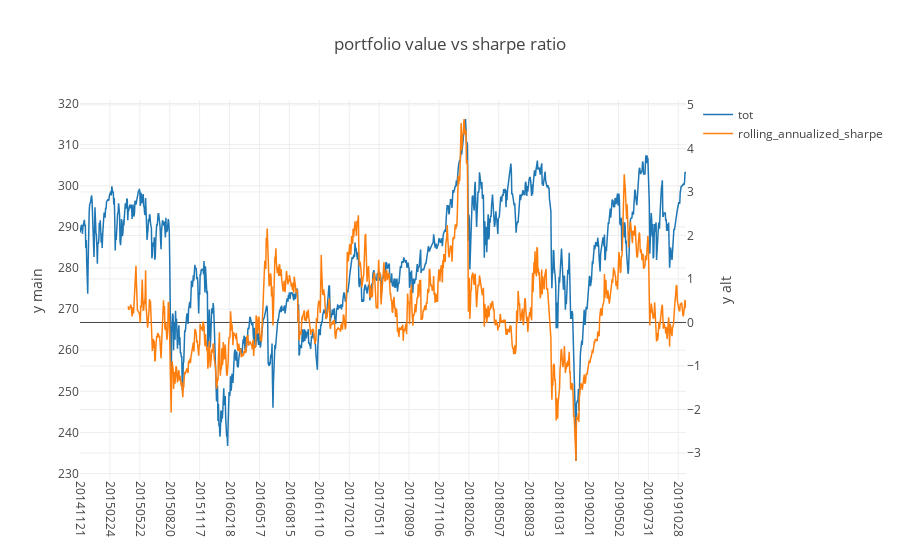

This figure's notebook cell:
### Markdown cell above
### Plot portfolio value and rolling sharpe ratio over whole period

### Code cell
df_to_plot = df_all4[['trade_date','tot','rolling_annualized_sharpe']].copy()
t = 'portfolio value vs sharpe ratio'
p = pu.plotly_pandas(df_to_plot,x_column='trade_date',use_secondary_yaxis=True,plot_title=t)
iplot(p)

### Figure 1 — Plotly figure (JSON) as saved in the notebook; plotly's stock layout.template omitted (floating-point values rounded to 4 significant figures; data arrays with more than 128 entries replaced by an {"elided": "..."} marker saying what was removed)
{"data": [{"line": {"color": "rgba (31, 119, 180, 1)", "dash": "solid", "width": 1.5}, "mode": "lines", "name": "tot", "type": "scatter", "uid": "1258591e-0b9d-11ea-8485-8c859025e7f9", "x": {"elided": "1257 int values"}, "xaxis": "x", "y": {"elided": "1257 float values"}, "yaxis": "y"}, {"line": {"color": "rgba (255, 127, 14, 1)", "dash": "solid", "width": 1.5}, "mode": "lines", "name": "rolling_annualized_sharpe", "type": "scatter", "uid": "12585b34-0b9d-11ea-9ce2-8c859025e7f9", "x": {"elided": "1257 int values"}, "xaxis": "x", "y": {"elided": "1257 float values"}, "yaxis": "y2"}], "layout": {"title": "portfolio value vs sharpe ratio", "xaxis": {"tickangle": 90, "ticktext": [20141121, 20150224, 20150522, 20150820, 20151117, 20160218, 20160517, 20160815, 20161110, 20170210, 20170511, 20170809, 20171106, 20180206, 20180507, 20180803, 20181031, 20190201, 20190502, 20190731, 20191028], "tickvals": [20141121, 20150224, 20150522, 20150820, 20151117, 20160218, 20160517, 20160815, 20161110, 20170210, 20170511, 20170809, 20171106, 20180206, 20180507, 20180803, 20181031, 20190201, 20190502, 20190731, 20191028], "type": "category"}, "xaxis2": {"tickangle": 90, "ticktext": [20141121, 20150224, 20150522, 20150820, 20151117, 20160218, 20160517, 20160815, 20161110, 20170210, 20170511, 20170809, 20171106, 20180206, 20180507, 20180803, 20181031, 20190201, 20190502, 20190731, 20191028], "tickvals": [20141121, 20150224, 20150522, 20150820, 20151117, 20160218, 20160517, 20160815, 20161110, 20170210, 20170511, 20170809, 20171106, 20180206, 20180507, 20180803, 20181031, 20190201, 20190502, 20190731, 20191028], "type": "category"}, "yaxis": {"title": "y main"}, "yaxis2": {"overlaying": "y", "side": "right", "title": "y alt"}}}
